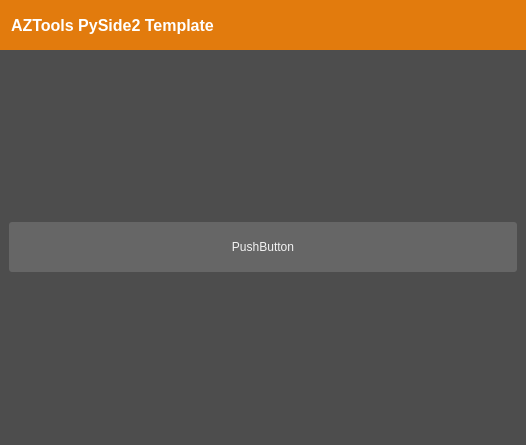
<?xml version="1.0" encoding="UTF-8"?>
<ui version="4.0">
 <class>MainWindow</class>
 <widget class="QMainWindow" name="MainWindow">
  <property name="geometry">
   <rect>
    <x>0</x>
    <y>0</y>
    <width>526</width>
    <height>445</height>
   </rect>
  </property>
  <property name="windowTitle">
   <string>MainWindow</string>
  </property>
  <property name="styleSheet">
   <string notr="true">QDialog {
	background-color: rgb(80, 80, 80);
}
QFrame {
	border-style: None;
}

QTabWidget::pane{
	border: None;
	background-color: rgb(68, 68, 68);
}

QTabBar::tab:selected{
	color: white;
	background-color: rgb(127, 127, 127);
}
QTabBar::tab:!selected{
	color: rgb(95%, 95%, 95%);
	background-color: rgb(30, 30, 30);
}

#tab_INI,
#tab_DEV,
#tab_FILE,
#tab_IO,
#tab_TRANS,
#tab_OBJ,
#tab_GEO,
#tab_CS,
#tab_UV,
#tab_MT,
#tab_WT,
#tab_PLUGIN {
	background-color: rgb(30%, 30%, 30%);
}
#frame_Current,
#frame_L1,#frame_L2,#frame_L3,#frame_L4,#frame_L5,#frame_L6,#frame_L7,#frame_L8,
#frame_R1,#frame_R2,#frame_R3,#frame_R4,#frame_R5,#frame_R6,#frame_R7,#frame_R8 {
	background-color: rgb(60, 60, 60);
}

QPushButton{
	color: rgb(95%, 95%, 95%);
	border: None;
	border-radius: 3px;
	background-color: rgb(40%, 40%, 40%);
}
QPushButton::hover{
	background-color: rgb(20%, 20%, 20%);
}

QPushButton::pressed{
	background-color: rgb(226, 123, 13);
}

QLabel{
	color: rgb(95%, 95%, 95%);
}

QLineEdit {
	color: rgb(95%, 95%, 95%);
	border: black;
	background-color: rgb(15%, 15%, 15%);
}

QCheckBox {
    color: rgb(95%, 95%, 95%);
}
</string>
  </property>
  <widget class="QWidget" name="centralwidget">
   <layout class="QVBoxLayout" name="verticalLayout">
    <property name="spacing">
     <number>0</number>
    </property>
    <property name="leftMargin">
     <number>0</number>
    </property>
    <property name="topMargin">
     <number>0</number>
    </property>
    <property name="rightMargin">
     <number>0</number>
    </property>
    <property name="bottomMargin">
     <number>0</number>
    </property>
    <item>
     <widget class="QFrame" name="frame_Header">
      <property name="minimumSize">
       <size>
        <width>0</width>
        <height>50</height>
       </size>
      </property>
      <property name="maximumSize">
       <size>
        <width>16777215</width>
        <height>50</height>
       </size>
      </property>
      <property name="styleSheet">
       <string notr="true">background-color: rgb(226, 123, 13);
</string>
      </property>
      <property name="frameShape">
       <enum>QFrame::StyledPanel</enum>
      </property>
      <property name="frameShadow">
       <enum>QFrame::Raised</enum>
      </property>
      <layout class="QHBoxLayout" name="horizontalLayout_2">
       <item alignment="Qt::AlignLeft">
        <widget class="QFrame" name="frame_189">
         <property name="frameShape">
          <enum>QFrame::StyledPanel</enum>
         </property>
         <property name="frameShadow">
          <enum>QFrame::Raised</enum>
         </property>
         <layout class="QHBoxLayout" name="horizontalLayout_116">
          <property name="spacing">
           <number>4</number>
          </property>
          <property name="leftMargin">
           <number>2</number>
          </property>
          <property name="topMargin">
           <number>2</number>
          </property>
          <property name="rightMargin">
           <number>2</number>
          </property>
          <property name="bottomMargin">
           <number>2</number>
          </property>
          <item>
           <widget class="QLabel" name="label">
            <property name="font">
             <font>
              <pointsize>12</pointsize>
              <bold>true</bold>
             </font>
            </property>
            <property name="styleSheet">
             <string notr="true">color: rgb(255, 255, 255);</string>
            </property>
            <property name="text">
             <string>AZTools PySide2 Template</string>
            </property>
           </widget>
          </item>
          <item>
           <widget class="QPushButton" name="pushButton_menu">
            <property name="sizePolicy">
             <sizepolicy hsizetype="Preferred" vsizetype="Expanding">
              <horstretch>0</horstretch>
              <verstretch>0</verstretch>
             </sizepolicy>
            </property>
            <property name="minimumSize">
             <size>
              <width>0</width>
              <height>0</height>
             </size>
            </property>
            <property name="styleSheet">
             <string notr="true"/>
            </property>
            <property name="text">
             <string/>
            </property>
            <property name="icon">
             <iconset>
              <normaloff>../../../../../../../../.designer/backup/icons/Arize.png</normaloff>../../../../../../../../.designer/backup/icons/Arize.png</iconset>
            </property>
            <property name="iconSize">
             <size>
              <width>48</width>
              <height>48</height>
             </size>
            </property>
           </widget>
          </item>
         </layout>
        </widget>
       </item>
      </layout>
     </widget>
    </item>
    <item>
     <widget class="QFrame" name="frame_Main">
      <property name="styleSheet">
       <string notr="true">#frame_Main { background-color:rgb(77, 77, 77);}</string>
      </property>
      <property name="frameShape">
       <enum>QFrame::StyledPanel</enum>
      </property>
      <property name="frameShadow">
       <enum>QFrame::Raised</enum>
      </property>
      <layout class="QVBoxLayout" name="verticalLayout_8">
       <item>
        <widget class="QPushButton" name="pushButton">
         <property name="minimumSize">
          <size>
           <width>0</width>
           <height>50</height>
          </size>
         </property>
         <property name="text">
          <string>PushButton</string>
         </property>
        </widget>
       </item>
      </layout>
     </widget>
    </item>
   </layout>
  </widget>
 </widget>
 <resources/>
 <connections/>
</ui>
